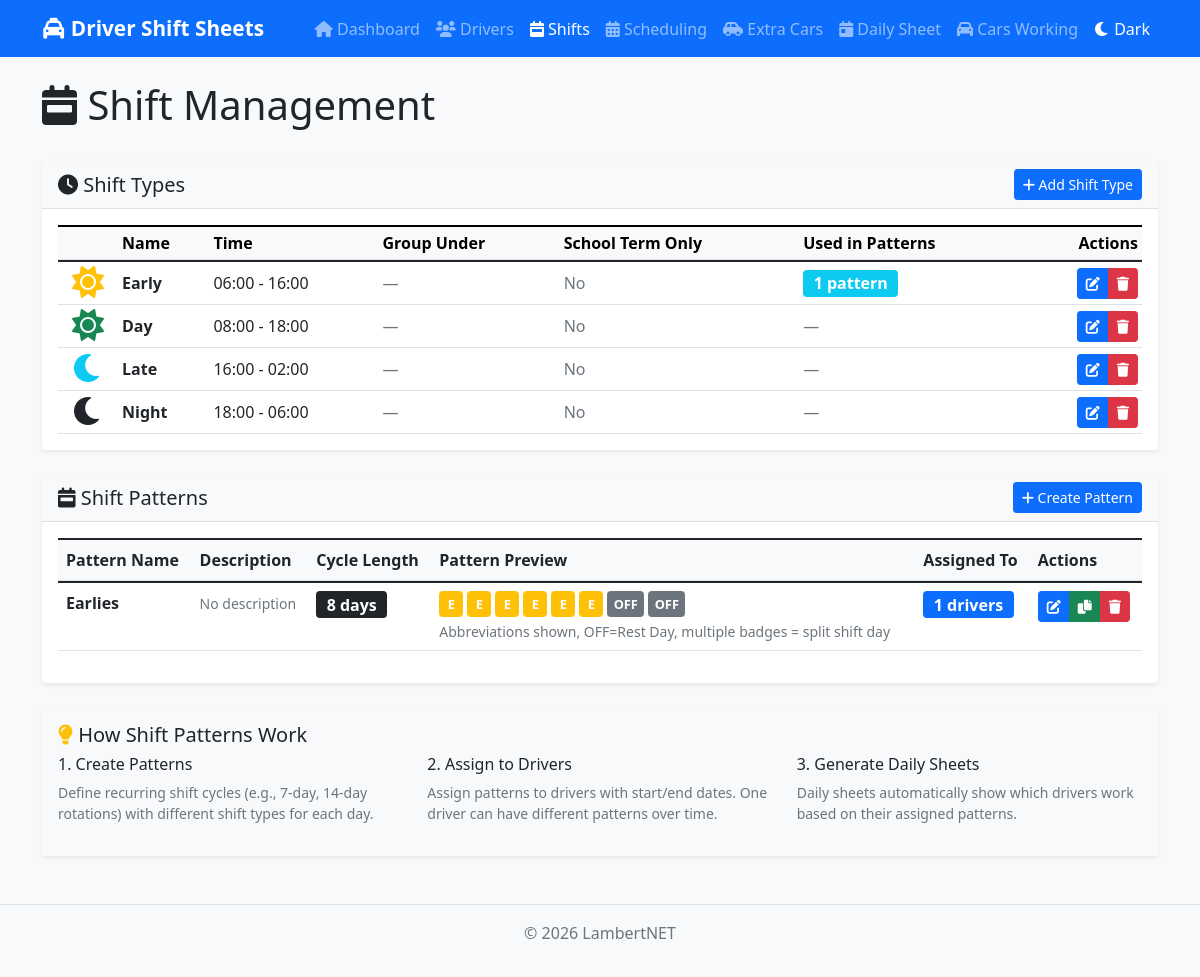
Page /shifts on the earlier database version.
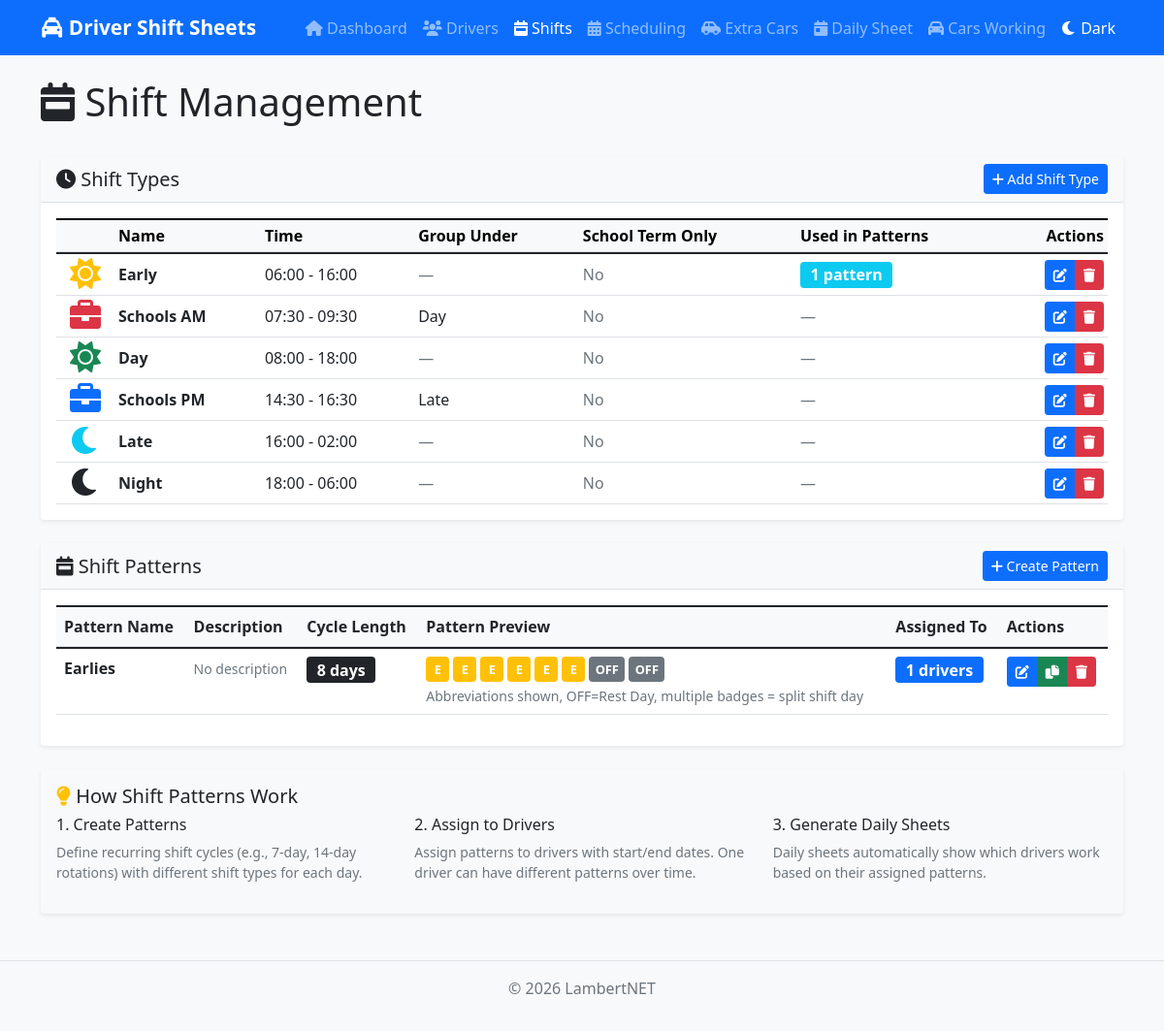
Same page on the later database version.
### models.py (models this page shows, shortened)
class ShiftTiming(db.Model):
    id = db.Column(db.Integer, primary_key=True)
    shift_type = db.Column(db.String(50), unique=True, nullable=False)  # user-defined name, up to 50 chars
    display_name = db.Column(db.String(100), nullable=True)  # user-facing name (can keep spaces/case)
    start_time = db.Column(db.Time, nullable=False)
    end_time = db.Column(db.Time, nullable=False)
    badge_color = db.Column(db.String(50), default='bg-primary')  # Bootstrap badge color class
    icon = db.Column(db.String(100), default='fas fa-clock')  # Font Awesome icon class
    parent_shift_type = db.Column(db.String(50), nullable=True)  # If set, this is a sub-shift grouped under parent
    school_term_only = db.Column(db.Boolean, default=False, nullable=False)
    @property
    def display_label(self):
        if self.display_name and self.display_name.strip():
            return self.display_name.strip()
        parts = self.shift_type.replace('_', ' ').split()
        return ' '.join(p.upper() if p.lower() in {'am', 'pm'} else p.capitalize() for p in parts)
    def get_parent_display_label(self):
        if not self.parent_shift_type:
            return ''
        parent = ShiftTiming.query.filter_by(shift_type=self.parent_shift_type).first()
        return parent.display_label if parent else self.parent_shift_type
    def get_patterns_using_shift(self):
        patterns = []
        all_patterns = ShiftPattern.query.all()
        for pattern in all_patterns:
            pattern_data = pattern.get_pattern_data()
            for day_entry in pattern_data:
                day_shifts = day_entry if isinstance(day_entry, list) else [day_entry]
                if self.shift_type in day_shifts:
                    patterns.append(pattern)
                    break  # Found in this pattern, no need to check further days
        return patterns

class ShiftPattern(db.Model):
    id = db.Column(db.Integer, primary_key=True)
    name = db.Column(db.String(100), nullable=False, unique=True)
    description = db.Column(db.Text)
    cycle_length = db.Column(db.Integer, nullable=False)  # number of days in cycle
    pattern_data = db.Column(db.Text, nullable=False)  # JSON string of daily shift assignments
    created_at = db.Column(db.DateTime, default=utc_now)
    assignments = db.relationship('DriverAssignment', backref='shift_pattern', lazy=True, cascade='all, delete-orphan')
    def get_pattern_data(self):
        try:
            return json.loads(self.pattern_data)
        except (json.JSONDecodeError, TypeError):
            return []
    def get_unique_assigned_drivers_sorted(self):
        today = datetime.now().date()
        unique_drivers = {
            a.driver.id: a.driver
            for a in self.assignments
            if a.driver and (a.end_date is None or a.end_date >= today)
        }
        def sort_key(driver):
            try:
                return (0, int(driver.driver_number), driver.driver_number)
            except (ValueError, TypeError):
                return (1, 0, driver.driver_number)
        return sorted(unique_drivers.values(), key=sort_key)

### routes/shifts.py (the view)
    @app.route("/shifts")
    def shifts():
        all_patterns = ShiftPattern.query.order_by(ShiftPattern.name).all()
        all_timings = ShiftTiming.query.order_by(ShiftTiming.start_time, ShiftTiming.shift_type).all()
        timings = {timing.shift_type: timing for timing in all_timings}
        return render_template("shifts.html", patterns=all_patterns, timings=timings, all_timings=all_timings)

### templates/shifts.html (shortened to what the changed rows need)
{% extends "base.html" %}
{% block extra_head %}
<link href="{{ url_for('static', filename='css/pages/shifts.css') }}" rel="stylesheet">
{% endblock %}
{% block content %}
<div class="d-flex justify-content-between align-items-center mb-4">
    <h1>
        <i class="fas fa-calendar-week"></i> Shift Management
    </h1>
</div>
<div class="card mb-4">
    {% set card_icon = 'fas fa-clock' %}
    {% set card_title = 'Shift Types' %}
    {% set card_header_actions_class = '' %}
    <div class="card-body">
        <div class="table-responsive">
            <table class="table table-sm table-hover mb-0">
                <thead class="table-light">
                    <tr>
                        <th scope="col" style="width: 60px;"></th>
                        <th scope="col">Name</th>
                        <th scope="col">Time</th>
                        <th scope="col">Group Under</th>
                        <th scope="col">School Term Only</th>
                        <th scope="col">Used in Patterns</th>
                        <th scope="col" class="text-end">Actions</th>
                    </tr>
                </thead>
                <tbody id="shiftTypesTableBody">
                    {% for timing in all_timings %}
                    {% set color_map = {
                        'bg-primary': 'text-primary',
                        'bg-success': 'text-success',
                        'bg-danger': 'text-danger',
                        'bg-warning': 'text-warning',
                        'bg-info': 'text-info',
                        'bg-secondary': 'text-secondary',
                        'bg-dark': 'text-dark'
                    } %}
                    <tr id="shift-row-{{ timing.shift_type }}">
                        <td class="text-center">
                            {% set color_class = {
                                'bg-primary': 'text-primary',
                                'bg-success': 'text-success',
                                'bg-danger': 'text-danger',
                                'bg-warning': 'text-warning',
                                'bg-info': 'text-info',
                                'bg-secondary': 'text-secondary',
                                'bg-dark': 'text-dark'
                            }.get(timing.badge_color, 'text-primary') %}
                            <i class="{{ timing.icon }} {{ color_class }} fa-2x"></i>
                        </td>
                        <td>
                            <strong>{{ timing.display_label }}</strong>
                        </td>
                        <td>
                            {{ timing.start_time.strftime('%H:%M') }} - {{ timing.end_time.strftime('%H:%M') }}
                        </td>
                        <td>
                            {% if timing.parent_shift_type %}
                                {{ timing.get_parent_display_label() }}
                            {% else %}
                                <span class="text-muted">—</span>
                            {% endif %}
                        </td>
                        <td>
                            {% if timing.school_term_only %}
                                <span class="badge bg-warning text-dark">Term Only</span>
                            {% else %}
                                <span class="text-muted">No</span>
                            {% endif %}
                        </td>
                        <td>
                            {% set used_patterns = timing.get_patterns_using_shift() %}
                            {% if used_patterns %}
                                {% set pattern_names = namespace(items=[]) %}
                                {% for pattern in used_patterns %}
                                    {% set _ = pattern_names.items.append(pattern.name) %}
                                {% endfor %}
                                <span class="badge bg-info fs-6"
                                      data-bs-toggle="tooltip"
                                      data-bs-html="true"
                                      title="{{ pattern_names.items|join('<br>') }}">
                                    {{ used_patterns|length }} pattern{{ 's' if used_patterns|length != 1 else '' }}
                                </span>
                            {% else %}
                                <span class="text-muted">—</span>
                            {% endif %}
                        </td>
                        <td class="text-end">
                            <div class="btn-group" role="group">
                                <button type="button" class="btn btn-sm btn-primary js-edit-shift-type" data-shift-type="{{ timing.shift_type }}" title="Edit">
                                    <i class="fas fa-edit"></i>
                                </button>
                                <button type="button" class="btn btn-sm btn-danger js-delete-shift-type" data-shift-type="{{ timing.shift_type }}" data-shift-name="{{ timing.display_label }}" title="Delete">
                                    <i class="fas fa-trash"></i>
                                </button>
                            </div>
                        </td>
                    </tr>
                    {% endfor %}
                </tbody>
            </table>
        </div>
    </div>
</div>
{% if patterns %}
    <div class="card">
        {% set card_icon = 'fas fa-calendar-week' %}
        {% set card_title = 'Shift Patterns' %}
        {% set card_header_actions_class = '' %}
        <div class="card-body">
            <div class="table-responsive">
                <table class="table table-hover">
                    <thead>
                        <tr>
                            <th scope="col">Pattern Name</th>
                            <th scope="col">Description</th>
                            <th scope="col">Cycle Length</th>
                            <th scope="col">Pattern Preview</th>
                            <th scope="col">Assigned To</th>
                            <th scope="col">Actions</th>
                        </tr>
                    </thead>
                    <tbody>
                        {% for pattern in patterns %}
                        <tr>
                            <td>
                                <strong>{{ pattern.name }}</strong>
                            </td>
                            <td>
                                <small class="text-muted">
                                    {{ pattern.description or 'No description' }}
                                </small>
                            </td>
                            <td>
                                <span class="badge bg-dark fs-6">
                                    {{ pattern.cycle_length }} days
                                </span>
                            </td>
                            <td>
                                <div class="d-flex flex-wrap gap-1">
                                    {% set pattern_data = pattern.get_pattern_data() %}
                                    {% set show_count = 14 if pattern.cycle_length > 14 else pattern.cycle_length %}
                                    {% for day_entry in pattern_data[:show_count] %}
                                        {% set day_shifts = day_entry if day_entry is sequence and day_entry is not string else [day_entry] %}
                                        {% set working_shifts = day_shifts|reject('equalto', 'day_off')|list %}
                                        {% if not working_shifts %}
                                            <span class="badge bg-secondary" title="Rest Day" style="display: inline-flex; align-items: center; justify-content: center; min-width: 24px; line-height: 1.3; padding: 0.35em 0.5em;">OFF</span>
                                        {% else %}
                                            {% for shift in working_shifts %}
                                                {% set shift_timing = timings.get(shift) %}
                                                {% set abbrev = shift|shift_abbrev('') %}
                                                {% set display_name = shift_timing.display_label if shift_timing else (shift|shift_label) %}
                                                {% if shift_timing %}
                                                    <span class="badge {{ shift_timing.badge_color }}" title="{{ display_name }}" style="cursor: default; display: inline-flex; align-items: center; justify-content: center; min-width: 24px; line-height: 1.3; padding: 0.35em 0.5em;">
                                                        {{ abbrev }}
                                                    </span>
                                                {% else %}
                                                    <span class="badge bg-primary" title="{{ display_name }}" style="cursor: default; display: inline-flex; align-items: center; justify-content: center; min-width: 24px; line-height: 1.3; padding: 0.35em 0.5em;">
                                                        {{ abbrev }}
                                                    </span>
                                                {% endif %}
                                            {% endfor %}
                                        {% endif %}
                                    {% endfor %}
                                </div>
                                <small class="text-muted d-block mt-1">
                                    Abbreviations shown, OFF=Rest Day, multiple badges = split shift day
                                </small>
                            </td>
                            <td>
                                {% set assigned_drivers = pattern.get_unique_assigned_drivers_sorted() %}
                                {% set assigned_lines = namespace(items=[]) %}
                                {% for driver in assigned_drivers %}
                                    {% set _ = assigned_lines.items.append(driver.formatted_driver_number() ~ ' - ' ~ driver.formatted_name()) %}
                                {% endfor %}
                                <span class="badge bg-primary fs-6 drivers-tooltip"
                                      data-bs-toggle="tooltip"
                                      data-bs-html="true"
                                      title="{% if assigned_lines.items %}{{ assigned_lines.items|join('<br>') }}{% else %}No drivers assigned{% endif %}">
                                    {{ assigned_drivers|length }} drivers
                                </span>
                            </td>
                            <td>
                                <div class="btn-group" role="group">
                                    <button type="button" class="btn btn-sm btn-primary js-edit-pattern"
                                            data-pattern-id="{{ pattern.id }}" title="Edit Pattern">
                                        <i class="fas fa-edit"></i>
                                    </button>
                                    <button type="button" class="btn btn-sm btn-success js-copy-pattern"
                                            data-pattern-id="{{ pattern.id }}" title="Copy Pattern">
                                        <i class="fas fa-copy"></i>
                                    </button>
                                    <button type="button" class="btn btn-sm btn-danger js-delete-pattern"
                                            data-pattern-id="{{ pattern.id }}"
                                            data-pattern-name="{{ pattern.name|e }}"
                                            title="Delete Pattern">
                                        <i class="fas fa-trash"></i>
                                    </button>
                                </div>
                            </td>
                        </tr>
                        {% endfor %}
                    </tbody>
                </table>
            </div>
        </div>
    </div>
{% endif %}
{% endblock %}

Differences in the rows shown:
added ShiftTiming: display_label "Schools AM", start_time "07:30", end_time "09:30", get_parent_display_label "Day", school_term_only "No"
added ShiftTiming: display_label "Schools PM", start_time "14:30", end_time "16:30", get_parent_display_label "Late", school_term_only "No"
